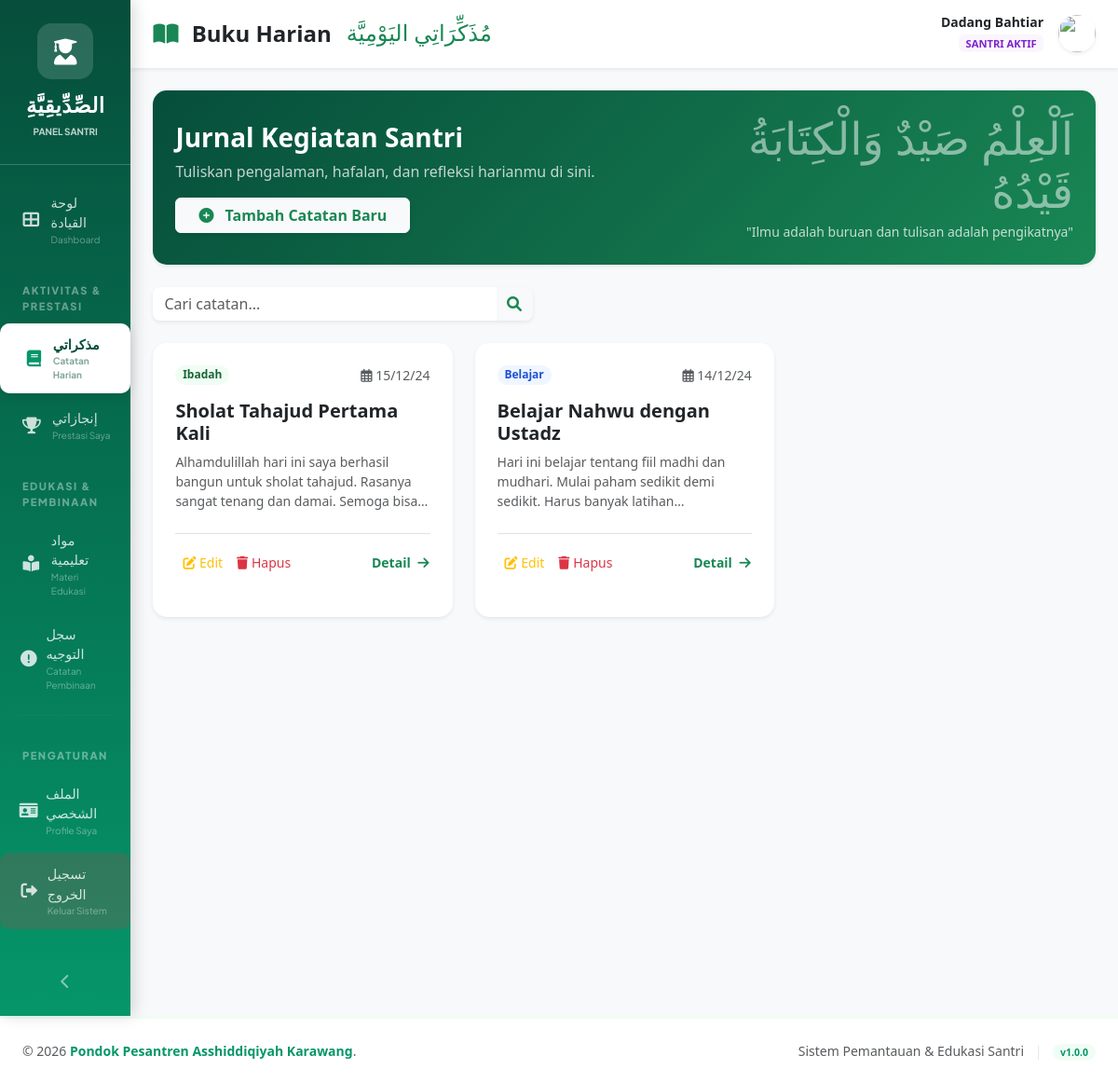
Page /santri/my_catatan.php (signed in) on the committed database.
### tables this page shows
CREATE TABLE `catatan_harian` (
  `id` int(11) NOT NULL,
  `santri_id` int(11) NOT NULL,
  `tanggal` date NOT NULL,
  `judul` varchar(200) NOT NULL,
  `isi_catatan` text NOT NULL,
  `kategori` enum('Ibadah','Belajar','Kegiatan','Refleksi','Lainnya') NOT NULL,
  `created_at` timestamp NOT NULL DEFAULT current_timestamp(),
  `updated_at` timestamp NOT NULL DEFAULT current_timestamp() ON UPDATE current_timestamp()
);

### santri/my_catatan.php (the view, shortened to what this page needs)
<?php
require_once '../config.php';
$santri_id = $_SESSION['user_id'];
$search = isset($_GET['search']) ? escape($_GET['search']) : '';
$query_catatan = "SELECT * FROM catatan_harian WHERE santri_id = '$santri_id'";
$query_catatan .= " ORDER BY tanggal DESC";
$result_catatan = mysqli_query($conn, $query_catatan);
include '../includes/header.php';
?>
<div class="d-flex">
    <?php include '../includes/sidebar_santri.php'; ?>
    <div class="flex-grow-1 bg-light min-vh-100">
        <nav class="navbar navbar-expand navbar-light bg-white shadow-sm mb-4 px-4 py-3">
            <div class="d-flex align-items-center">
                <h4 class="mb-0 fw-bold me-3"><i class="fas fa-book-open me-2 text-success"></i> Buku Harian</h4>
                <h4 dir="rtl" class="mb-0 font-arab text-success d-none d-md-block">مُذَكِّرَاتِي اليَوْمِيَّة</h4>
            </div>
            <div class="ms-auto d-flex align-items-center">
                <div class="text-end me-3 d-none d-sm-block">
                    <h6 class="mb-0 fw-bold small"><?php echo $_SESSION['nama_lengkap']; ?></h6>
                    <span class="badge bg-soft-purple" style="font-size: 0.7rem;">SANTRI AKTIF</span>
                </div>
                <img src="<?php echo BASE_URL; ?>assets/images/<?php echo $_SESSION['foto_profil']; ?>"
                     class="rounded-circle shadow-sm" width="40" height="40" style="object-fit: cover;"
                     onerror="this.src='<?php echo BASE_URL; ?>assets/images/default.png'">
            </div>
        </nav>
        <div class="container-fluid px-4">
            <div class="card border-0 shadow-sm text-white mb-4" style="background: linear-gradient(135deg, #064e3b 0%, #198754 100%); border-radius: 15px;">
                <div class="card-body p-4">
                    <div class="row align-items-center">
                        <div class="col-md-7">
                            <h3 class="fw-bold mb-2">Jurnal Kegiatan Santri</h3>
                            <p class="mb-3 opacity-75">Tuliskan pengalaman, hafalan, dan refleksi harianmu di sini.</p>
                            <button class="btn btn-light text-success fw-bold px-4 shadow-sm" data-bs-toggle="modal" data-bs-target="#modalTambah">
                                <i class="fas fa-plus-circle me-2"></i> Tambah Catatan Baru
                            </button>
                        </div>
                        <div class="col-md-5 text-end d-none d-md-block">
                            <h1 dir="rtl" class="font-arab opacity-50 mb-0" style="font-size: 3rem;">اَلْعِلْمُ صَيْدٌ وَالْكِتَابَةُ قَيْدُهُ</h1>
                            <small class="opacity-75">"Ilmu adalah buruan dan tulisan adalah pengikatnya"</small>
                        </div>
                    </div>
                </div>
            </div>
            <div class="row mb-4">
                <div class="col-md-5">
                    <form method="GET" class="input-group shadow-sm border-0 rounded-3 overflow-hidden">
                        <input type="text" name="search" class="form-control border-0" placeholder="Cari catatan..." value="<?php echo $search; ?>">
                        <button class="btn btn-white text-success border-0" type="submit"><i class="fas fa-search"></i></button>
                    </form>
                </div>
            </div>
            <div class="row">
                <?php if (mysqli_num_rows($result_catatan) > 0): ?>
                    <?php while ($row = mysqli_fetch_assoc($result_catatan)):
                        $color_class = 'bg-soft-green';
                        if($row['kategori'] == 'Belajar') $color_class = 'bg-soft-blue';
                    ?>
                    <div class="col-md-6 col-lg-4 mb-4">
                        <div class="card h-100 materi-card shadow-sm border-0">
                            <div class="card-body p-4">
                                <div class="d-flex justify-content-between mb-3">
                                    <span class="badge rounded-pill <?php echo $color_class; ?>"><?php echo $row['kategori']; ?></span>
                                    <small class="text-muted"><i class="far fa-calendar-alt"></i> <?php echo date('d/m/y', strtotime($row['tanggal'])); ?></small>
                                </div>
                                <h5 class="fw-bold text-dark mb-2"><?php echo $row['judul']; ?></h5>
                                <p class="text-muted small mb-4" style="display: -webkit-box; -webkit-line-clamp: 3; -webkit-box-orient: vertical; overflow: hidden;">
                                    <?php echo strip_tags($row['isi_catatan']); ?>
                                </p>
                                <div class="d-flex justify-content-between align-items-center pt-3 border-top">
                                    <div class="btn-group">
                                        <button class="btn btn-sm btn-outline-warning border-0" onclick='editCatatan(<?php echo json_encode($row); ?>)'>
                                            <i class="fas fa-edit"></i> Edit
                                        </button>
                                        <a href="?hapus=<?php echo $row['id']; ?>" class="btn btn-sm btn-outline-danger border-0" onclick="return confirm('Yakin ingin menghapus?')">
                                            <i class="fas fa-trash"></i> Hapus
                                        </a>
                                    </div>
                                    <button class="btn btn-sm text-success fw-bold p-0" onclick='bacaDetail(<?php echo json_encode($row); ?>)'>
                                        Detail <i class="fas fa-arrow-right ms-1"></i>
                                    </button>
                                </div>
                            </div>
                        </div>
                    </div>
                    <?php endwhile; ?>
                <?php endif; ?>
            </div>
        </div>
    </div>
</div>
<?php include '../includes/footer.php'; ?>

### includes/header.php (style rules this page uses)
:root { --primary-green: #86efac; --secondary-green: #4ade80; --dark-green: #16a34a; --light-green: #dcfce7; --cream: #fef3c7; }
body { background: linear-gradient(135deg, var(--light-green) 0%, var(--cream) 50%, #fff7ed 100%); font-family: 'Segoe UI', Tahoma, Geneva, Verdana, sans-serif; }
.card { border: 2px solid var(--light-green); box-shadow: 0 2px 15px rgba(0, 0, 0, 0.05); border-radius: 10px; margin-bottom: 20px; }

### santri/my_catatan.php (style rules this page uses)
.font-arab { font-family: 'Amiri', serif; }
.materi-card { transition: all 0.3s ease; border-radius: 15px; border: 1px solid #eee; background: #fff; }
.bg-soft-green { background-color: #f0fdf4; color: #166534; }
.bg-soft-blue { background-color: #eff6ff; color: #1d4ed8; }
.bg-soft-purple { background-color: #faf5ff; color: #7e22ce; }

### includes/sidebar_santri.php (style rules this page uses)
.opacity-50 { opacity: 0.5; }

### rows in the picture
catatan_harian: kategori "Ibadah", tanggal "15/12/24", judul "Sholat Tahajud Pertama Kali", isi_catatan "Alhamdulillah hari ini saya berhasil bangun untuk sholat tahajud. Rasanya sangat tenang dan damai. Semoga…"
catatan_harian: kategori "Belajar", tanggal "14/12/24", judul "Belajar Nahwu dengan Ustadz", isi_catatan "Hari ini belajar tentang fiil madhi dan mudhari. Mulai paham sedikit demi sedikit. Harus banyak…"

### other values in the picture
$_SESSION['nama_lengkap'] "Dadang Bahtiar"
